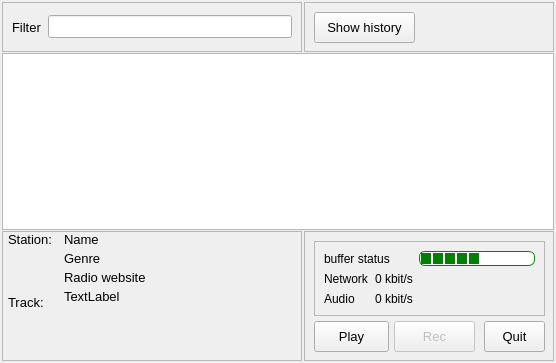
<?xml version="1.0" encoding="UTF-8"?>
<ui version="4.0">
 <class>MainWindow</class>
 <widget class="QMainWindow" name="MainWindow">
  <property name="geometry">
   <rect>
    <x>0</x>
    <y>0</y>
    <width>556</width>
    <height>363</height>
   </rect>
  </property>
  <property name="windowTitle">
   <string>MainWindow</string>
  </property>
  <property name="layoutDirection">
   <enum>Qt::LeftToRight</enum>
  </property>
  <widget class="QWidget" name="centralwidget">
   <layout class="QGridLayout" name="gridLayout_2">
    <property name="leftMargin">
     <number>2</number>
    </property>
    <property name="topMargin">
     <number>2</number>
    </property>
    <property name="rightMargin">
     <number>2</number>
    </property>
    <property name="bottomMargin">
     <number>2</number>
    </property>
    <property name="spacing">
     <number>1</number>
    </property>
    <item row="2" column="0">
     <widget class="QFrame" name="frame">
      <property name="sizePolicy">
       <sizepolicy hsizetype="Expanding" vsizetype="Maximum">
        <horstretch>0</horstretch>
        <verstretch>0</verstretch>
       </sizepolicy>
      </property>
      <property name="minimumSize">
       <size>
        <width>300</width>
        <height>130</height>
       </size>
      </property>
      <property name="frameShape">
       <enum>QFrame::StyledPanel</enum>
      </property>
      <property name="frameShadow">
       <enum>QFrame::Raised</enum>
      </property>
      <layout class="QFormLayout" name="formLayout">
       <property name="fieldGrowthPolicy">
        <enum>QFormLayout::AllNonFixedFieldsGrow</enum>
       </property>
       <property name="verticalSpacing">
        <number>4</number>
       </property>
       <property name="leftMargin">
        <number>5</number>
       </property>
       <property name="topMargin">
        <number>0</number>
       </property>
       <property name="bottomMargin">
        <number>2</number>
       </property>
       <item row="2" column="0">
        <widget class="QLabel" name="lStationName">
         <property name="sizePolicy">
          <sizepolicy hsizetype="Fixed" vsizetype="Preferred">
           <horstretch>0</horstretch>
           <verstretch>0</verstretch>
          </sizepolicy>
         </property>
         <property name="minimumSize">
          <size>
           <width>50</width>
           <height>0</height>
          </size>
         </property>
         <property name="font">
          <font>
           <pointsize>10</pointsize>
           <weight>50</weight>
           <bold>false</bold>
          </font>
         </property>
         <property name="text">
          <string>Station:</string>
         </property>
        </widget>
       </item>
       <item row="2" column="1">
        <widget class="QLabel" name="lStationNameTxt">
         <property name="sizePolicy">
          <sizepolicy hsizetype="Expanding" vsizetype="Preferred">
           <horstretch>0</horstretch>
           <verstretch>0</verstretch>
          </sizepolicy>
         </property>
         <property name="font">
          <font>
           <pointsize>10</pointsize>
          </font>
         </property>
         <property name="text">
          <string>Name</string>
         </property>
         <property name="wordWrap">
          <bool>false</bool>
         </property>
        </widget>
       </item>
       <item row="3" column="1">
        <widget class="QLabel" name="lGenreTxt">
         <property name="font">
          <font>
           <pointsize>10</pointsize>
          </font>
         </property>
         <property name="text">
          <string>Genre</string>
         </property>
         <property name="openExternalLinks">
          <bool>true</bool>
         </property>
        </widget>
       </item>
       <item row="4" column="1">
        <widget class="QLabel" name="lStationURL">
         <property name="sizePolicy">
          <sizepolicy hsizetype="Expanding" vsizetype="Preferred">
           <horstretch>0</horstretch>
           <verstretch>0</verstretch>
          </sizepolicy>
         </property>
         <property name="font">
          <font>
           <pointsize>10</pointsize>
          </font>
         </property>
         <property name="text">
          <string>Radio website</string>
         </property>
         <property name="textFormat">
          <enum>Qt::RichText</enum>
         </property>
        </widget>
       </item>
       <item row="5" column="0">
        <widget class="QLabel" name="lTrackName">
         <property name="sizePolicy">
          <sizepolicy hsizetype="Fixed" vsizetype="Preferred">
           <horstretch>0</horstretch>
           <verstretch>0</verstretch>
          </sizepolicy>
         </property>
         <property name="minimumSize">
          <size>
           <width>50</width>
           <height>0</height>
          </size>
         </property>
         <property name="font">
          <font>
           <pointsize>10</pointsize>
           <weight>50</weight>
           <bold>false</bold>
          </font>
         </property>
         <property name="text">
          <string>Track:</string>
         </property>
        </widget>
       </item>
       <item row="5" column="1">
        <widget class="QLabel" name="lTrackNameTxt">
         <property name="sizePolicy">
          <sizepolicy hsizetype="Expanding" vsizetype="Expanding">
           <horstretch>0</horstretch>
           <verstretch>0</verstretch>
          </sizepolicy>
         </property>
         <property name="minimumSize">
          <size>
           <width>0</width>
           <height>0</height>
          </size>
         </property>
         <property name="font">
          <font>
           <pointsize>10</pointsize>
          </font>
         </property>
         <property name="text">
          <string>TextLabel</string>
         </property>
         <property name="alignment">
          <set>Qt::AlignLeading|Qt::AlignLeft|Qt::AlignTop</set>
         </property>
         <property name="wordWrap">
          <bool>true</bool>
         </property>
        </widget>
       </item>
      </layout>
     </widget>
    </item>
    <item row="0" column="2">
     <widget class="QFrame" name="frame_4">
      <property name="sizePolicy">
       <sizepolicy hsizetype="Fixed" vsizetype="Fixed">
        <horstretch>0</horstretch>
        <verstretch>0</verstretch>
       </sizepolicy>
      </property>
      <property name="minimumSize">
       <size>
        <width>250</width>
        <height>50</height>
       </size>
      </property>
      <property name="maximumSize">
       <size>
        <width>16777215</width>
        <height>16777215</height>
       </size>
      </property>
      <property name="frameShape">
       <enum>QFrame::StyledPanel</enum>
      </property>
      <property name="frameShadow">
       <enum>QFrame::Raised</enum>
      </property>
      <widget class="QLabel" name="label">
       <property name="geometry">
        <rect>
         <x>190</x>
         <y>0</y>
         <width>50</width>
         <height>50</height>
        </rect>
       </property>
       <property name="text">
        <string/>
       </property>
       <property name="pixmap">
        <pixmap resource="Radiola.qrc">:/images/radio_supernova.ico</pixmap>
       </property>
       <property name="scaledContents">
        <bool>true</bool>
       </property>
       <property name="openExternalLinks">
        <bool>false</bool>
       </property>
      </widget>
      <widget class="QPushButton" name="bnShowHistory">
       <property name="geometry">
        <rect>
         <x>10</x>
         <y>10</y>
         <width>101</width>
         <height>31</height>
        </rect>
       </property>
       <property name="sizePolicy">
        <sizepolicy hsizetype="Preferred" vsizetype="Preferred">
         <horstretch>0</horstretch>
         <verstretch>0</verstretch>
        </sizepolicy>
       </property>
       <property name="font">
        <font>
         <pointsize>10</pointsize>
        </font>
       </property>
       <property name="layoutDirection">
        <enum>Qt::RightToLeft</enum>
       </property>
       <property name="text">
        <string>Show history</string>
       </property>
      </widget>
     </widget>
    </item>
    <item row="0" column="0">
     <widget class="QFrame" name="frame_3">
      <property name="sizePolicy">
       <sizepolicy hsizetype="Preferred" vsizetype="Fixed">
        <horstretch>0</horstretch>
        <verstretch>0</verstretch>
       </sizepolicy>
      </property>
      <property name="minimumSize">
       <size>
        <width>300</width>
        <height>50</height>
       </size>
      </property>
      <property name="maximumSize">
       <size>
        <width>16777215</width>
        <height>16777215</height>
       </size>
      </property>
      <property name="frameShape">
       <enum>QFrame::StyledPanel</enum>
      </property>
      <property name="frameShadow">
       <enum>QFrame::Raised</enum>
      </property>
      <layout class="QHBoxLayout" name="horizontalLayout">
       <item>
        <widget class="QLabel" name="lFilter">
         <property name="font">
          <font>
           <pointsize>10</pointsize>
          </font>
         </property>
         <property name="text">
          <string>Filter</string>
         </property>
        </widget>
       </item>
       <item>
        <widget class="QLineEdit" name="filterPatternLineEdit">
         <property name="sizePolicy">
          <sizepolicy hsizetype="Expanding" vsizetype="Fixed">
           <horstretch>0</horstretch>
           <verstretch>0</verstretch>
          </sizepolicy>
         </property>
         <property name="font">
          <font>
           <pointsize>10</pointsize>
          </font>
         </property>
        </widget>
       </item>
      </layout>
     </widget>
    </item>
    <item row="2" column="2">
     <widget class="QFrame" name="frame_5">
      <property name="sizePolicy">
       <sizepolicy hsizetype="Maximum" vsizetype="Maximum">
        <horstretch>0</horstretch>
        <verstretch>0</verstretch>
       </sizepolicy>
      </property>
      <property name="minimumSize">
       <size>
        <width>250</width>
        <height>130</height>
       </size>
      </property>
      <property name="frameShape">
       <enum>QFrame::StyledPanel</enum>
      </property>
      <property name="frameShadow">
       <enum>QFrame::Raised</enum>
      </property>
      <widget class="QPushButton" name="pbQuit">
       <property name="enabled">
        <bool>true</bool>
       </property>
       <property name="geometry">
        <rect>
         <x>180</x>
         <y>90</y>
         <width>61</width>
         <height>31</height>
        </rect>
       </property>
       <property name="font">
        <font>
         <pointsize>10</pointsize>
        </font>
       </property>
       <property name="text">
        <string>Quit</string>
       </property>
      </widget>
      <widget class="QPushButton" name="pbPlay">
       <property name="geometry">
        <rect>
         <x>10</x>
         <y>90</y>
         <width>75</width>
         <height>31</height>
        </rect>
       </property>
       <property name="font">
        <font>
         <pointsize>10</pointsize>
        </font>
       </property>
       <property name="text">
        <string>Play</string>
       </property>
      </widget>
      <widget class="QFrame" name="frame_2">
       <property name="geometry">
        <rect>
         <x>10</x>
         <y>10</y>
         <width>231</width>
         <height>75</height>
        </rect>
       </property>
       <property name="sizePolicy">
        <sizepolicy hsizetype="Fixed" vsizetype="Fixed">
         <horstretch>0</horstretch>
         <verstretch>0</verstretch>
        </sizepolicy>
       </property>
       <property name="frameShape">
        <enum>QFrame::StyledPanel</enum>
       </property>
       <property name="frameShadow">
        <enum>QFrame::Sunken</enum>
       </property>
       <layout class="QGridLayout" name="gridLayout">
        <item row="1" column="1">
         <widget class="QLabel" name="lNetUsageTxt">
          <property name="text">
           <string>0 kbit/s</string>
          </property>
         </widget>
        </item>
        <item row="1" column="0">
         <widget class="QLabel" name="lNetUsage">
          <property name="text">
           <string>Network</string>
          </property>
         </widget>
        </item>
        <item row="0" column="2">
         <widget class="QProgressBar" name="pbBufferStatus">
          <property name="maximumSize">
           <size>
            <width>16777215</width>
            <height>15</height>
           </size>
          </property>
          <property name="styleSheet">
           <string notr="true">QProgressBar{
    border: 1px solid green;
    border-radius: 6px;
    text-align: center
}

QProgressBar::chunk {
    background-color: green;
    width: 10px;
    margin: 1px;
}</string>
          </property>
          <property name="value">
           <number>50</number>
          </property>
          <property name="textVisible">
           <bool>false</bool>
          </property>
         </widget>
        </item>
        <item row="0" column="0" colspan="2">
         <widget class="QLabel" name="lBufferStatus">
          <property name="text">
           <string>buffer status</string>
          </property>
         </widget>
        </item>
        <item row="2" column="1">
         <widget class="QLabel" name="lAudioQuality">
          <property name="text">
           <string>0 kbit/s</string>
          </property>
         </widget>
        </item>
        <item row="2" column="0">
         <widget class="QLabel" name="label_2">
          <property name="text">
           <string>Audio</string>
          </property>
         </widget>
        </item>
       </layout>
      </widget>
      <widget class="QPushButton" name="pbRecord">
       <property name="enabled">
        <bool>false</bool>
       </property>
       <property name="geometry">
        <rect>
         <x>90</x>
         <y>90</y>
         <width>81</width>
         <height>31</height>
        </rect>
       </property>
       <property name="font">
        <font>
         <pointsize>10</pointsize>
        </font>
       </property>
       <property name="text">
        <string>Rec</string>
       </property>
      </widget>
      <zorder>frame_2</zorder>
      <zorder>pbQuit</zorder>
      <zorder>pbPlay</zorder>
      <zorder>pbRecord</zorder>
     </widget>
    </item>
    <item row="1" column="0" colspan="3">
     <widget class="RTreeView" name="radioTree">
      <property name="sizePolicy">
       <sizepolicy hsizetype="Preferred" vsizetype="Preferred">
        <horstretch>0</horstretch>
        <verstretch>0</verstretch>
       </sizepolicy>
      </property>
      <property name="minimumSize">
       <size>
        <width>0</width>
        <height>150</height>
       </size>
      </property>
      <property name="font">
       <font>
        <pointsize>10</pointsize>
       </font>
      </property>
      <property name="acceptDrops">
       <bool>true</bool>
      </property>
      <property name="styleSheet">
       <string notr="true">alternate-background-color: rgb(224, 255, 224);</string>
      </property>
      <property name="editTriggers">
       <set>QAbstractItemView::EditKeyPressed</set>
      </property>
      <property name="alternatingRowColors">
       <bool>true</bool>
      </property>
      <property name="selectionBehavior">
       <enum>QAbstractItemView::SelectItems</enum>
      </property>
      <property name="rootIsDecorated">
       <bool>true</bool>
      </property>
      <property name="headerHidden">
       <bool>true</bool>
      </property>
      <property name="expandsOnDoubleClick">
       <bool>false</bool>
      </property>
      <attribute name="headerVisible">
       <bool>false</bool>
      </attribute>
     </widget>
    </item>
   </layout>
   <zorder>frame_3</zorder>
   <zorder>frame_5</zorder>
   <zorder>radioTree</zorder>
   <zorder>frame_4</zorder>
   <zorder>frame</zorder>
  </widget>
  <action name="insertRowAction">
   <property name="text">
    <string>Add station</string>
   </property>
  </action>
  <action name="removeRowAction">
   <property name="text">
    <string>Delete</string>
   </property>
  </action>
  <action name="insertChildAction">
   <property name="text">
    <string>Add subfolder</string>
   </property>
  </action>
  <action name="editRadioAction">
   <property name="text">
    <string>Edit</string>
   </property>
   <property name="toolTip">
    <string>Edit radio</string>
   </property>
  </action>
 </widget>
 <customwidgets>
  <customwidget>
   <class>RTreeView</class>
   <extends>QTreeView</extends>
   <header>rtreeview.h</header>
  </customwidget>
 </customwidgets>
 <resources>
  <include location="Radiola.qrc"/>
 </resources>
 <connections/>
</ui>
